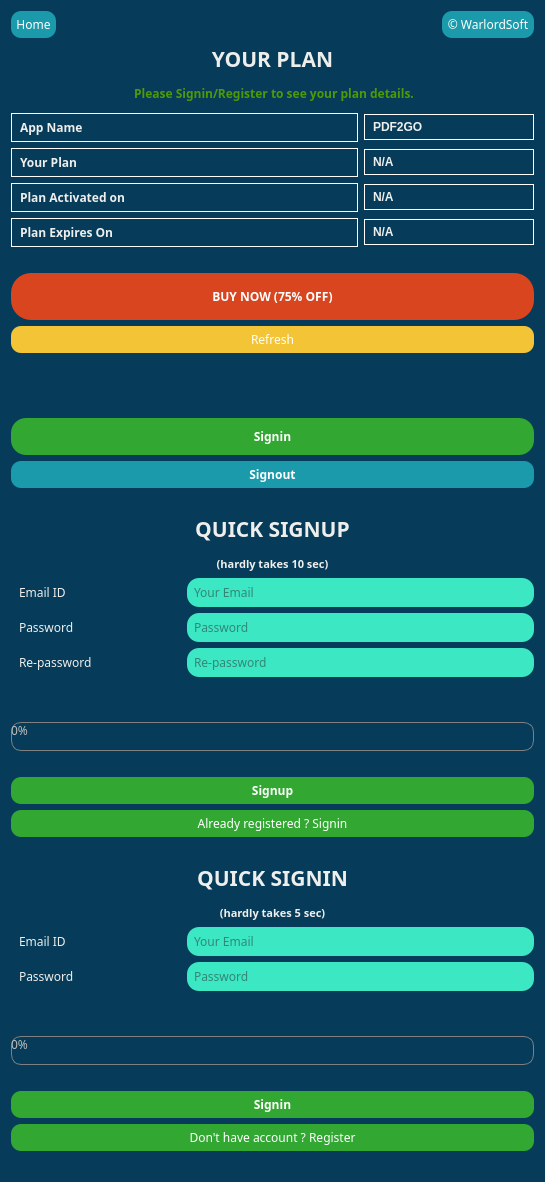
<?xml version="1.0" encoding="UTF-8"?>
<ui version="4.0">
 <class>LoginForm</class>
 <widget class="QWidget" name="LoginForm">
  <property name="geometry">
   <rect>
    <x>0</x>
    <y>0</y>
    <width>545</width>
    <height>1132</height>
   </rect>
  </property>
  <property name="font">
   <font>
    <family>Sans</family>
   </font>
  </property>
  <property name="windowTitle">
   <string>Form</string>
  </property>
  <property name="styleSheet">
   <string notr="true">background-color: qlineargradient(spread:pad, x1:0, y1:0, x2:1, y2:1, stop:0 rgba(6, 60, 89, 1), stop:0.521368 rgba(6, 60, 89, 1));
border-radius: 10px;</string>
  </property>
  <layout class="QVBoxLayout" name="verticalLayout_2">
   <item>
    <layout class="QGridLayout" name="gridLayout_2">
     <item row="0" column="1">
      <spacer name="horizontalSpacer_3">
       <property name="orientation">
        <enum>Qt::Horizontal</enum>
       </property>
       <property name="sizeType">
        <enum>QSizePolicy::Expanding</enum>
       </property>
       <property name="sizeHint" stdset="0">
        <size>
         <width>40</width>
         <height>20</height>
        </size>
       </property>
      </spacer>
     </item>
     <item row="0" column="0">
      <widget class="QPushButton" name="home_button">
       <property name="sizePolicy">
        <sizepolicy hsizetype="Fixed" vsizetype="Fixed">
         <horstretch>0</horstretch>
         <verstretch>0</verstretch>
        </sizepolicy>
       </property>
       <property name="cursor">
        <cursorShape>PointingHandCursor</cursorShape>
       </property>
       <property name="focusPolicy">
        <enum>Qt::NoFocus</enum>
       </property>
       <property name="styleSheet">
        <string notr="true">QPushButton {
	padding: 5px;
	border-radius: 10px;
	background-color: rgb(27, 154, 171);
	color: white;
}
QPushButton:hover {	
	background-color: rgba(50, 168, 50, 1);
}
QPushButton:disabled {	
	background-color: rgb(109, 117, 130);
}</string>
       </property>
       <property name="text">
        <string>Home</string>
       </property>
      </widget>
     </item>
     <item row="0" column="2">
      <widget class="QPushButton" name="warlord_software_button">
       <property name="sizePolicy">
        <sizepolicy hsizetype="Fixed" vsizetype="Fixed">
         <horstretch>0</horstretch>
         <verstretch>0</verstretch>
        </sizepolicy>
       </property>
       <property name="cursor">
        <cursorShape>PointingHandCursor</cursorShape>
       </property>
       <property name="focusPolicy">
        <enum>Qt::NoFocus</enum>
       </property>
       <property name="styleSheet">
        <string notr="true">QPushButton {
	padding: 5px;
	border-radius: 10px;
	background-color: rgb(27, 154, 171);
	color: white;
}
QPushButton:hover {	
	background-color: rgba(50, 168, 50, 1);
}
QPushButton:disabled {	
	background-color: rgb(109, 117, 130);
}</string>
       </property>
       <property name="text">
        <string>© WarlordSoft</string>
       </property>
      </widget>
     </item>
    </layout>
   </item>
   <item>
    <layout class="QGridLayout" name="your_plan_gridLayout">
     <item row="4" column="2">
      <widget class="QLabel" name="purchase_plan_obj_2">
       <property name="sizePolicy">
        <sizepolicy hsizetype="Preferred" vsizetype="Fixed">
         <horstretch>0</horstretch>
         <verstretch>0</verstretch>
        </sizepolicy>
       </property>
       <property name="font">
        <font>
         <family>Ubuntu</family>
         <weight>75</weight>
         <bold>true</bold>
        </font>
       </property>
       <property name="cursor">
        <cursorShape>ArrowCursor</cursorShape>
       </property>
       <property name="layoutDirection">
        <enum>Qt::LeftToRight</enum>
       </property>
       <property name="styleSheet">
        <string notr="true">color: rgb(238, 238, 236);
font-weight:600;
qproperty-alignment: AlignCenter;
padding: 5px;
border: 1px solid white;
	border-radius: 0px;

</string>
       </property>
       <property name="text">
        <string>&lt;html&gt;&lt;head/&gt;&lt;body&gt;&lt;p align=&quot;justify&quot;&gt;&lt;span style=&quot; color:#eeeeec;&quot;&gt;N/A&lt;/span&gt;&lt;/p&gt;&lt;/body&gt;&lt;/html&gt;</string>
       </property>
      </widget>
     </item>
     <item row="7" column="2">
      <widget class="QLabel" name="expire_on_obj_2">
       <property name="sizePolicy">
        <sizepolicy hsizetype="Preferred" vsizetype="Fixed">
         <horstretch>0</horstretch>
         <verstretch>0</verstretch>
        </sizepolicy>
       </property>
       <property name="font">
        <font>
         <family>Ubuntu</family>
         <weight>75</weight>
         <bold>true</bold>
        </font>
       </property>
       <property name="layoutDirection">
        <enum>Qt::LeftToRight</enum>
       </property>
       <property name="styleSheet">
        <string notr="true">color: rgb(238, 238, 236);
font-weight:600;
qproperty-alignment: AlignCenter;
padding: 5px;
border: 1px solid white;
	border-radius: 0px;

</string>
       </property>
       <property name="text">
        <string>&lt;html&gt;&lt;head/&gt;&lt;body&gt;&lt;p align=&quot;justify&quot;&gt;&lt;span style=&quot; color:#eeeeec;&quot;&gt;N/A&lt;/span&gt;&lt;/p&gt;&lt;/body&gt;&lt;/html&gt;</string>
       </property>
      </widget>
     </item>
     <item row="1" column="0" colspan="3">
      <widget class="QLabel" name="hello_user_email_obj_2">
       <property name="sizePolicy">
        <sizepolicy hsizetype="Preferred" vsizetype="Preferred">
         <horstretch>0</horstretch>
         <verstretch>0</verstretch>
        </sizepolicy>
       </property>
       <property name="styleSheet">
        <string notr="true">qproperty-alignment: AlignCenter;
color: rgb(138, 226, 52);
font-weight:600;
padding: 5px;
</string>
       </property>
       <property name="text">
        <string>&lt;html&gt;&lt;head/&gt;&lt;body&gt;&lt;p align=&quot;center&quot;&gt;&lt;span style=&quot; color:#4e9a06;&quot;&gt;Please Signin/Register to see your plan details.&lt;/span&gt;&lt;/p&gt;&lt;/body&gt;&lt;/html&gt;</string>
       </property>
      </widget>
     </item>
     <item row="12" column="0" colspan="3">
      <widget class="QPushButton" name="refresh_button">
       <property name="sizePolicy">
        <sizepolicy hsizetype="Preferred" vsizetype="Fixed">
         <horstretch>0</horstretch>
         <verstretch>0</verstretch>
        </sizepolicy>
       </property>
       <property name="cursor">
        <cursorShape>PointingHandCursor</cursorShape>
       </property>
       <property name="focusPolicy">
        <enum>Qt::NoFocus</enum>
       </property>
       <property name="styleSheet">
        <string notr="true">QPushButton {
	padding: 5px;
	background-color: rgba(243, 196, 54, 1);
	border-radius: 10px;
color: white;
}
QPushButton:hover {	
	background-color: rgba(253, 191, 2, 1);

}</string>
       </property>
       <property name="text">
        <string>Refresh</string>
       </property>
      </widget>
     </item>
     <item row="13" column="0" colspan="3">
      <spacer name="horizontalSpacer">
       <property name="orientation">
        <enum>Qt::Horizontal</enum>
       </property>
       <property name="sizeType">
        <enum>QSizePolicy::Preferred</enum>
       </property>
       <property name="sizeHint" stdset="0">
        <size>
         <width>40</width>
         <height>20</height>
        </size>
       </property>
      </spacer>
     </item>
     <item row="10" column="0" colspan="3">
      <spacer name="horizontalSpacer_2">
       <property name="orientation">
        <enum>Qt::Horizontal</enum>
       </property>
       <property name="sizeType">
        <enum>QSizePolicy::Preferred</enum>
       </property>
       <property name="sizeHint" stdset="0">
        <size>
         <width>40</width>
         <height>20</height>
        </size>
       </property>
      </spacer>
     </item>
     <item row="0" column="0" colspan="3">
      <widget class="QLabel" name="your_plan_2">
       <property name="sizePolicy">
        <sizepolicy hsizetype="Preferred" vsizetype="Preferred">
         <horstretch>0</horstretch>
         <verstretch>0</verstretch>
        </sizepolicy>
       </property>
       <property name="font">
        <font>
         <family>Sans</family>
        </font>
       </property>
       <property name="layoutDirection">
        <enum>Qt::LeftToRight</enum>
       </property>
       <property name="styleSheet">
        <string notr="true"/>
       </property>
       <property name="text">
        <string>&lt;html&gt;&lt;head/&gt;&lt;body&gt;&lt;p align=&quot;center&quot;&gt;&lt;span style=&quot; font-size:16pt; font-weight:600; color:#eeeeec;&quot;&gt;YOUR PLAN&lt;/span&gt;&lt;/p&gt;&lt;/body&gt;&lt;/html&gt;</string>
       </property>
      </widget>
     </item>
     <item row="11" column="0" colspan="3">
      <widget class="QPushButton" name="purchase_now_button_2">
       <property name="sizePolicy">
        <sizepolicy hsizetype="Preferred" vsizetype="Fixed">
         <horstretch>0</horstretch>
         <verstretch>0</verstretch>
        </sizepolicy>
       </property>
       <property name="cursor">
        <cursorShape>PointingHandCursor</cursorShape>
       </property>
       <property name="focusPolicy">
        <enum>Qt::NoFocus</enum>
       </property>
       <property name="styleSheet">
        <string notr="true">QPushButton {
	padding: 15px;
	background-color: rgba(216, 69, 31, 1);
	border-radius: 20px;
	color: white;
	font-weight: bold;
}
QPushButton:hover {	
	background-color: rgba(255, 52, 0, 1);

}</string>
       </property>
       <property name="text">
        <string>BUY NOW (75% OFF)</string>
       </property>
      </widget>
     </item>
     <item row="18" column="0" colspan="3">
      <widget class="QPushButton" name="log_out_button_obj_2">
       <property name="sizePolicy">
        <sizepolicy hsizetype="Preferred" vsizetype="Fixed">
         <horstretch>0</horstretch>
         <verstretch>0</verstretch>
        </sizepolicy>
       </property>
       <property name="cursor">
        <cursorShape>PointingHandCursor</cursorShape>
       </property>
       <property name="focusPolicy">
        <enum>Qt::NoFocus</enum>
       </property>
       <property name="styleSheet">
        <string notr="true">QPushButton {
	padding: 5px;
	background-color: rgb(27, 154, 171);
	border-radius: 10px;
color: white;
	font-weight: bold;

}
QPushButton:hover {	
	background-color: rgba(50, 168, 50, 1);

}</string>
       </property>
       <property name="text">
        <string>Signout</string>
       </property>
      </widget>
     </item>
     <item row="6" column="2">
      <widget class="QLabel" name="activation_date_obj_2">
       <property name="sizePolicy">
        <sizepolicy hsizetype="Preferred" vsizetype="Fixed">
         <horstretch>0</horstretch>
         <verstretch>0</verstretch>
        </sizepolicy>
       </property>
       <property name="font">
        <font>
         <family>Ubuntu</family>
         <weight>75</weight>
         <bold>true</bold>
        </font>
       </property>
       <property name="layoutDirection">
        <enum>Qt::LeftToRight</enum>
       </property>
       <property name="styleSheet">
        <string notr="true">color: rgb(238, 238, 236);
font-weight:600;
qproperty-alignment: AlignCenter;
padding: 5px;
border: 1px solid white;
	border-radius: 0px;

</string>
       </property>
       <property name="text">
        <string>&lt;html&gt;&lt;head/&gt;&lt;body&gt;&lt;p align=&quot;justify&quot;&gt;&lt;span style=&quot; color:#eeeeec;&quot;&gt;N/A&lt;/span&gt;&lt;/p&gt;&lt;/body&gt;&lt;/html&gt;</string>
       </property>
      </widget>
     </item>
     <item row="16" column="0" colspan="3">
      <widget class="QPushButton" name="login_from_your_plan">
       <property name="sizePolicy">
        <sizepolicy hsizetype="Preferred" vsizetype="Fixed">
         <horstretch>0</horstretch>
         <verstretch>0</verstretch>
        </sizepolicy>
       </property>
       <property name="cursor">
        <cursorShape>PointingHandCursor</cursorShape>
       </property>
       <property name="styleSheet">
        <string notr="true">QPushButton {
	padding: 10px;
	background-color: rgba(50, 168, 50, 1);
	border-radius: 15px;
color: white;
	font-weight: bold;

}
QPushButton:hover {	
	background-color: rgb(27, 154, 171);

}</string>
       </property>
       <property name="text">
        <string>Signin</string>
       </property>
       <property name="autoDefault">
        <bool>false</bool>
       </property>
      </widget>
     </item>
     <item row="14" column="0" colspan="3">
      <widget class="QLabel" name="refresh_error">
       <property name="sizePolicy">
        <sizepolicy hsizetype="Preferred" vsizetype="Fixed">
         <horstretch>0</horstretch>
         <verstretch>0</verstretch>
        </sizepolicy>
       </property>
       <property name="autoFillBackground">
        <bool>false</bool>
       </property>
       <property name="styleSheet">
        <string notr="true">color: rgb(239, 41, 41);
qproperty-alignment: AlignCenter;
</string>
       </property>
       <property name="text">
        <string>&lt;html&gt;&lt;head/&gt;&lt;body&gt;&lt;p align=&quot;center&quot;&gt;&lt;span style=&quot; color:#ef2929;&quot;&gt;&lt;br/&gt;&lt;/span&gt;&lt;/p&gt;&lt;/body&gt;&lt;/html&gt;</string>
       </property>
      </widget>
     </item>
     <item row="4" column="0" colspan="2">
      <widget class="QLabel" name="label_10">
       <property name="sizePolicy">
        <sizepolicy hsizetype="Preferred" vsizetype="Fixed">
         <horstretch>0</horstretch>
         <verstretch>0</verstretch>
        </sizepolicy>
       </property>
       <property name="styleSheet">
        <string notr="true">
	padding: 5px;
	background-color: rgba(6, 60, 89, 1);
border: 1px solid white;
	border-radius: 0px;</string>
       </property>
       <property name="text">
        <string>&lt;html&gt;&lt;head/&gt;&lt;body&gt;&lt;p&gt;&lt;span style=&quot; font-weight:600; color:#eeeeec;&quot;&gt;Your Plan&lt;/span&gt;&lt;/p&gt;&lt;/body&gt;&lt;/html&gt;</string>
       </property>
      </widget>
     </item>
     <item row="6" column="0" colspan="2">
      <widget class="QLabel" name="label_9">
       <property name="sizePolicy">
        <sizepolicy hsizetype="Preferred" vsizetype="Fixed">
         <horstretch>0</horstretch>
         <verstretch>0</verstretch>
        </sizepolicy>
       </property>
       <property name="styleSheet">
        <string notr="true">
	padding: 5px;
	background-color: rgba(6, 60, 89, 1);
border: 1px solid white;
	border-radius: 0px;</string>
       </property>
       <property name="text">
        <string>&lt;html&gt;&lt;head/&gt;&lt;body&gt;&lt;p&gt;&lt;span style=&quot; font-weight:600; color:#eeeeec;&quot;&gt;Plan Activated on&lt;/span&gt;&lt;/p&gt;&lt;/body&gt;&lt;/html&gt;</string>
       </property>
      </widget>
     </item>
     <item row="7" column="0" colspan="2">
      <widget class="QLabel" name="label_8">
       <property name="sizePolicy">
        <sizepolicy hsizetype="Preferred" vsizetype="Fixed">
         <horstretch>0</horstretch>
         <verstretch>0</verstretch>
        </sizepolicy>
       </property>
       <property name="styleSheet">
        <string notr="true">
	padding: 5px;
	background-color: rgba(6, 60, 89, 1);
border: 1px solid white;
	border-radius: 0px;</string>
       </property>
       <property name="text">
        <string>&lt;html&gt;&lt;head/&gt;&lt;body&gt;&lt;p&gt;&lt;span style=&quot; font-weight:600; color:#eeeeec;&quot;&gt;Plan Expires On&lt;/span&gt;&lt;/p&gt;&lt;/body&gt;&lt;/html&gt;</string>
       </property>
      </widget>
     </item>
     <item row="3" column="2">
      <widget class="QLabel" name="product_name">
       <property name="sizePolicy">
        <sizepolicy hsizetype="Preferred" vsizetype="Fixed">
         <horstretch>0</horstretch>
         <verstretch>0</verstretch>
        </sizepolicy>
       </property>
       <property name="font">
        <font>
         <family>Ubuntu</family>
         <weight>75</weight>
         <bold>true</bold>
        </font>
       </property>
       <property name="cursor">
        <cursorShape>ArrowCursor</cursorShape>
       </property>
       <property name="layoutDirection">
        <enum>Qt::LeftToRight</enum>
       </property>
       <property name="styleSheet">
        <string notr="true">color: rgb(238, 238, 236);
font-weight:600;
qproperty-alignment: AlignCenter;
padding: 5px;
	border: 1px solid white;
	border-radius: 0px;

</string>
       </property>
       <property name="text">
        <string>&lt;html&gt;&lt;head/&gt;&lt;body&gt;&lt;p align=&quot;justify&quot;&gt;&lt;span style=&quot; color:#eeeeec;&quot;&gt;PDF2GO&lt;/span&gt;&lt;/p&gt;&lt;/body&gt;&lt;/html&gt;</string>
       </property>
      </widget>
     </item>
     <item row="3" column="0" colspan="2">
      <widget class="QLabel" name="label_14">
       <property name="sizePolicy">
        <sizepolicy hsizetype="Preferred" vsizetype="Fixed">
         <horstretch>0</horstretch>
         <verstretch>0</verstretch>
        </sizepolicy>
       </property>
       <property name="styleSheet">
        <string notr="true">
	padding: 5px;
	background-color: rgba(6, 60, 89, 1);
	border: 1px solid white;
	border-radius: 0px;</string>
       </property>
       <property name="text">
        <string>&lt;html&gt;&lt;head/&gt;&lt;body&gt;&lt;p&gt;&lt;span style=&quot; font-weight:600; color:#eeeeec;&quot;&gt;App Name&lt;/span&gt;&lt;/p&gt;&lt;/body&gt;&lt;/html&gt;</string>
       </property>
      </widget>
     </item>
    </layout>
   </item>
   <item>
    <layout class="QGridLayout" name="register_gridLayout_2">
     <item row="3" column="0">
      <widget class="QLabel" name="label_3">
       <property name="sizePolicy">
        <sizepolicy hsizetype="Preferred" vsizetype="Fixed">
         <horstretch>0</horstretch>
         <verstretch>0</verstretch>
        </sizepolicy>
       </property>
       <property name="styleSheet">
        <string notr="true">
	padding: 5px;
	background-color: rgba(6, 60, 89, 1);
</string>
       </property>
       <property name="text">
        <string>&lt;html&gt;&lt;head/&gt;&lt;body&gt;&lt;p align=&quot;justify&quot;&gt;&lt;span style=&quot; color:#eeeeec;&quot;&gt;Email ID&lt;/span&gt;&lt;/p&gt;&lt;/body&gt;&lt;/html&gt;</string>
       </property>
      </widget>
     </item>
     <item row="4" column="1" colspan="2">
      <widget class="QLineEdit" name="register_password_obj">
       <property name="sizePolicy">
        <sizepolicy hsizetype="Preferred" vsizetype="Fixed">
         <horstretch>0</horstretch>
         <verstretch>0</verstretch>
        </sizepolicy>
       </property>
       <property name="styleSheet">
        <string notr="true">QLineEdit {
	padding: 5px;
	color: rgb(40, 40, 40);
	background-color: rgb(60, 231, 195);

	border-radius: 12px;
}
</string>
       </property>
       <property name="placeholderText">
        <string>Password</string>
       </property>
      </widget>
     </item>
     <item row="0" column="0" colspan="3">
      <spacer name="horizontalSpacer_7">
       <property name="orientation">
        <enum>Qt::Horizontal</enum>
       </property>
       <property name="sizeType">
        <enum>QSizePolicy::Preferred</enum>
       </property>
       <property name="sizeHint" stdset="0">
        <size>
         <width>40</width>
         <height>20</height>
        </size>
       </property>
      </spacer>
     </item>
     <item row="4" column="0">
      <widget class="QLabel" name="label_11">
       <property name="sizePolicy">
        <sizepolicy hsizetype="Preferred" vsizetype="Fixed">
         <horstretch>0</horstretch>
         <verstretch>0</verstretch>
        </sizepolicy>
       </property>
       <property name="styleSheet">
        <string notr="true">
	padding: 5px;
	background-color: rgba(6, 60, 89, 1);
</string>
       </property>
       <property name="text">
        <string>&lt;html&gt;&lt;head/&gt;&lt;body&gt;&lt;p align=&quot;justify&quot;&gt;&lt;span style=&quot; color:#eeeeec;&quot;&gt;Password&lt;/span&gt;&lt;/p&gt;&lt;/body&gt;&lt;/html&gt;</string>
       </property>
      </widget>
     </item>
     <item row="7" column="0" colspan="3">
      <widget class="QProgressBar" name="register_progressBar">
       <property name="enabled">
        <bool>false</bool>
       </property>
       <property name="sizePolicy">
        <sizepolicy hsizetype="Preferred" vsizetype="Fixed">
         <horstretch>0</horstretch>
         <verstretch>0</verstretch>
        </sizepolicy>
       </property>
       <property name="cursor">
        <cursorShape>ArrowCursor</cursorShape>
       </property>
       <property name="autoFillBackground">
        <bool>false</bool>
       </property>
       <property name="styleSheet">
        <string notr="true">QProgressBar:horizontal {
border: 1px solid gray;
border-radius: 10px;
background: rgba(6, 60, 89, 1);
padding: 1px;

}
QProgressBar::chunk:horizontal {
background: qlineargradient(x1: 0, y1: 0.5, x2: 1, y2: 0.5, stop: 0 rgb(60, 231, 195), stop: 1 rgb(60, 231, 195));
border-radius: 10px;

}
</string>
       </property>
       <property name="minimum">
        <number>0</number>
       </property>
       <property name="maximum">
        <number>100</number>
       </property>
       <property name="value">
        <number>0</number>
       </property>
      </widget>
     </item>
     <item row="5" column="1" colspan="2">
      <widget class="QLineEdit" name="register_re_password_obj">
       <property name="sizePolicy">
        <sizepolicy hsizetype="Preferred" vsizetype="Fixed">
         <horstretch>0</horstretch>
         <verstretch>0</verstretch>
        </sizepolicy>
       </property>
       <property name="styleSheet">
        <string notr="true">QLineEdit {
	padding: 5px;
	color: rgb(40, 40, 40);
	background-color: rgb(60, 231, 195);

	border-radius: 12px;
}
</string>
       </property>
       <property name="placeholderText">
        <string>Re-password</string>
       </property>
      </widget>
     </item>
     <item row="8" column="0" colspan="3">
      <spacer name="horizontalSpacer_8">
       <property name="orientation">
        <enum>Qt::Horizontal</enum>
       </property>
       <property name="sizeType">
        <enum>QSizePolicy::Preferred</enum>
       </property>
       <property name="sizeHint" stdset="0">
        <size>
         <width>40</width>
         <height>20</height>
        </size>
       </property>
      </spacer>
     </item>
     <item row="5" column="0">
      <widget class="QLabel" name="label_12">
       <property name="sizePolicy">
        <sizepolicy hsizetype="Preferred" vsizetype="Fixed">
         <horstretch>0</horstretch>
         <verstretch>0</verstretch>
        </sizepolicy>
       </property>
       <property name="styleSheet">
        <string notr="true">
	padding: 5px;
	background-color: rgba(6, 60, 89, 1);
</string>
       </property>
       <property name="text">
        <string>&lt;html&gt;&lt;head/&gt;&lt;body&gt;&lt;p align=&quot;justify&quot;&gt;&lt;span style=&quot; color:#eeeeec;&quot;&gt;Re-password&lt;/span&gt;&lt;/p&gt;&lt;/body&gt;&lt;/html&gt;</string>
       </property>
      </widget>
     </item>
     <item row="12" column="0" colspan="3">
      <widget class="QPushButton" name="already_registered_signin">
       <property name="sizePolicy">
        <sizepolicy hsizetype="Preferred" vsizetype="Fixed">
         <horstretch>0</horstretch>
         <verstretch>0</verstretch>
        </sizepolicy>
       </property>
       <property name="cursor">
        <cursorShape>PointingHandCursor</cursorShape>
       </property>
       <property name="focusPolicy">
        <enum>Qt::NoFocus</enum>
       </property>
       <property name="styleSheet">
        <string notr="true">QPushButton {
	padding: 5px;
	background-color: rgba(50, 168, 50, 1);
	border-radius: 10px;
color: white;
}
QPushButton:hover {	
	background-color: rgb(27, 154, 171);

}</string>
       </property>
       <property name="text">
        <string>Already registered ? Signin</string>
       </property>
      </widget>
     </item>
     <item row="3" column="1" colspan="2">
      <widget class="QLineEdit" name="register_email_id_obj">
       <property name="sizePolicy">
        <sizepolicy hsizetype="Preferred" vsizetype="Fixed">
         <horstretch>0</horstretch>
         <verstretch>0</verstretch>
        </sizepolicy>
       </property>
       <property name="styleSheet">
        <string notr="true">QLineEdit {
	padding: 5px;
	color: rgb(40, 40, 40);
	background-color: rgb(60, 231, 195);

	border-radius: 12px;
}
</string>
       </property>
       <property name="placeholderText">
        <string>Your Email</string>
       </property>
      </widget>
     </item>
     <item row="11" column="0" colspan="3">
      <widget class="QPushButton" name="register_button_obj">
       <property name="sizePolicy">
        <sizepolicy hsizetype="Preferred" vsizetype="Fixed">
         <horstretch>0</horstretch>
         <verstretch>0</verstretch>
        </sizepolicy>
       </property>
       <property name="cursor">
        <cursorShape>PointingHandCursor</cursorShape>
       </property>
       <property name="styleSheet">
        <string notr="true">QPushButton {
	padding: 5px;
	background-color: rgba(50, 168, 50, 1);
	border-radius: 10px;
color: white;
	font-weight: bold;

}
QPushButton:hover {	
	background-color: rgb(27, 154, 171);

}

QPushButton:disabled {	
	background-color: rgb(109, 117, 130);

}</string>
       </property>
       <property name="text">
        <string>Signup</string>
       </property>
       <property name="autoDefault">
        <bool>true</bool>
       </property>
      </widget>
     </item>
     <item row="1" column="0" colspan="3">
      <widget class="QLabel" name="register_obj">
       <property name="sizePolicy">
        <sizepolicy hsizetype="Preferred" vsizetype="Preferred">
         <horstretch>0</horstretch>
         <verstretch>0</verstretch>
        </sizepolicy>
       </property>
       <property name="font">
        <font>
         <family>Sans</family>
        </font>
       </property>
       <property name="layoutDirection">
        <enum>Qt::LeftToRight</enum>
       </property>
       <property name="styleSheet">
        <string notr="true"/>
       </property>
       <property name="text">
        <string>&lt;html&gt;&lt;head/&gt;&lt;body&gt;&lt;p align=&quot;center&quot;&gt;&lt;span style=&quot; font-size:16pt; font-weight:600; color:#eeeeec;&quot;&gt;QUICK SIGNUP&lt;/span&gt;&lt;/p&gt;&lt;p align=&quot;center&quot;&gt;&lt;span style=&quot; font-size:8pt; font-weight:600; color:#eeeeec;&quot;&gt;(hardly takes 10 sec)&lt;/span&gt;&lt;/p&gt;&lt;/body&gt;&lt;/html&gt;</string>
       </property>
      </widget>
     </item>
     <item row="6" column="1">
      <widget class="QLabel" name="register_error_message">
       <property name="sizePolicy">
        <sizepolicy hsizetype="Preferred" vsizetype="Preferred">
         <horstretch>0</horstretch>
         <verstretch>0</verstretch>
        </sizepolicy>
       </property>
       <property name="autoFillBackground">
        <bool>false</bool>
       </property>
       <property name="styleSheet">
        <string notr="true">color: rgb(239, 41, 41);
qproperty-alignment: AlignCenter;
</string>
       </property>
       <property name="text">
        <string>&lt;html&gt;&lt;head/&gt;&lt;body&gt;&lt;p align=&quot;center&quot;&gt;&lt;span style=&quot; color:#ef2929;&quot;&gt;&lt;br/&gt;&lt;/span&gt;&lt;/p&gt;&lt;/body&gt;&lt;/html&gt;</string>
       </property>
      </widget>
     </item>
    </layout>
   </item>
   <item>
    <layout class="QGridLayout" name="login_gridLayout">
     <item row="1" column="0" colspan="3">
      <widget class="QLabel" name="login_obj">
       <property name="sizePolicy">
        <sizepolicy hsizetype="Preferred" vsizetype="Preferred">
         <horstretch>0</horstretch>
         <verstretch>0</verstretch>
        </sizepolicy>
       </property>
       <property name="font">
        <font>
         <family>Sans</family>
        </font>
       </property>
       <property name="layoutDirection">
        <enum>Qt::LeftToRight</enum>
       </property>
       <property name="styleSheet">
        <string notr="true"/>
       </property>
       <property name="text">
        <string>&lt;html&gt;&lt;head/&gt;&lt;body&gt;&lt;p align=&quot;center&quot;&gt;&lt;span style=&quot; font-size:16pt; font-weight:600; color:#eeeeec;&quot;&gt;QUICK SIGNIN&lt;/span&gt;&lt;/p&gt;&lt;p align=&quot;center&quot;&gt;&lt;span style=&quot; font-size:16pt; font-weight:600; color:#eeeeec;&quot;/&gt;&lt;span style=&quot; font-size:8pt; font-weight:600; color:#eeeeec;&quot;&gt;(hardly takes 5 sec)&lt;/span&gt;&lt;/p&gt;&lt;/body&gt;&lt;/html&gt;</string>
       </property>
      </widget>
     </item>
     <item row="0" column="0" colspan="3">
      <spacer name="horizontalSpacer_9">
       <property name="orientation">
        <enum>Qt::Horizontal</enum>
       </property>
       <property name="sizeType">
        <enum>QSizePolicy::Preferred</enum>
       </property>
       <property name="sizeHint" stdset="0">
        <size>
         <width>40</width>
         <height>20</height>
        </size>
       </property>
      </spacer>
     </item>
     <item row="3" column="0">
      <widget class="QLabel" name="label_4">
       <property name="sizePolicy">
        <sizepolicy hsizetype="Preferred" vsizetype="Fixed">
         <horstretch>0</horstretch>
         <verstretch>0</verstretch>
        </sizepolicy>
       </property>
       <property name="styleSheet">
        <string notr="true">
	padding: 5px;
	background-color: rgba(6, 60, 89, 1);
</string>
       </property>
       <property name="text">
        <string>&lt;html&gt;&lt;head/&gt;&lt;body&gt;&lt;p align=&quot;justify&quot;&gt;&lt;span style=&quot; color:#eeeeec;&quot;&gt;Email ID&lt;/span&gt;&lt;/p&gt;&lt;/body&gt;&lt;/html&gt;</string>
       </property>
      </widget>
     </item>
     <item row="9" column="0" colspan="3">
      <widget class="QPushButton" name="dont_have_account_register">
       <property name="sizePolicy">
        <sizepolicy hsizetype="Preferred" vsizetype="Fixed">
         <horstretch>0</horstretch>
         <verstretch>0</verstretch>
        </sizepolicy>
       </property>
       <property name="cursor">
        <cursorShape>PointingHandCursor</cursorShape>
       </property>
       <property name="focusPolicy">
        <enum>Qt::NoFocus</enum>
       </property>
       <property name="styleSheet">
        <string notr="true">QPushButton {
	padding: 5px;
	background-color: rgba(50, 168, 50, 1);
	border-radius: 10px;
color: white;
}
QPushButton:hover {	
	background-color: rgb(27, 154, 171);

}</string>
       </property>
       <property name="text">
        <string>Don't have account ? Register</string>
       </property>
      </widget>
     </item>
     <item row="4" column="1" colspan="2">
      <widget class="QLineEdit" name="login_password_obj">
       <property name="sizePolicy">
        <sizepolicy hsizetype="Preferred" vsizetype="Fixed">
         <horstretch>0</horstretch>
         <verstretch>0</verstretch>
        </sizepolicy>
       </property>
       <property name="focusPolicy">
        <enum>Qt::StrongFocus</enum>
       </property>
       <property name="styleSheet">
        <string notr="true">QLineEdit {
	padding: 5px;
	color: rgb(40, 40, 40);
	background-color: rgb(60, 231, 195);

	border-radius: 12px;
}
</string>
       </property>
       <property name="placeholderText">
        <string>Password</string>
       </property>
      </widget>
     </item>
     <item row="8" column="0" colspan="3">
      <widget class="QPushButton" name="login_from_login">
       <property name="sizePolicy">
        <sizepolicy hsizetype="Preferred" vsizetype="Fixed">
         <horstretch>0</horstretch>
         <verstretch>0</verstretch>
        </sizepolicy>
       </property>
       <property name="cursor">
        <cursorShape>PointingHandCursor</cursorShape>
       </property>
       <property name="styleSheet">
        <string notr="true">QPushButton {
	padding: 5px;
	background-color: rgba(50, 168, 50, 1);
	border-radius: 10px;
color: white;
	font-weight: bold;

}
QPushButton:hover {	
	background-color: rgb(27, 154, 171);

}
QPushButton:disabled {	
	background-color: rgb(109, 117, 130);

}</string>
       </property>
       <property name="text">
        <string>Signin</string>
       </property>
       <property name="autoDefault">
        <bool>false</bool>
       </property>
       <property name="default">
        <bool>true</bool>
       </property>
      </widget>
     </item>
     <item row="7" column="0" colspan="3">
      <spacer name="horizontalSpacer_10">
       <property name="orientation">
        <enum>Qt::Horizontal</enum>
       </property>
       <property name="sizeType">
        <enum>QSizePolicy::Preferred</enum>
       </property>
       <property name="sizeHint" stdset="0">
        <size>
         <width>40</width>
         <height>20</height>
        </size>
       </property>
      </spacer>
     </item>
     <item row="3" column="1" colspan="2">
      <widget class="QLineEdit" name="login_email_obj">
       <property name="sizePolicy">
        <sizepolicy hsizetype="Preferred" vsizetype="Fixed">
         <horstretch>0</horstretch>
         <verstretch>0</verstretch>
        </sizepolicy>
       </property>
       <property name="focusPolicy">
        <enum>Qt::StrongFocus</enum>
       </property>
       <property name="styleSheet">
        <string notr="true">QLineEdit {
	padding: 5px;
	color: rgb(40, 40, 40);
	background-color: rgb(60, 231, 195);

	border-radius: 12px;
}
</string>
       </property>
       <property name="placeholderText">
        <string>Your Email</string>
       </property>
       <property name="clearButtonEnabled">
        <bool>false</bool>
       </property>
      </widget>
     </item>
     <item row="4" column="0">
      <widget class="QLabel" name="label_13">
       <property name="sizePolicy">
        <sizepolicy hsizetype="Preferred" vsizetype="Fixed">
         <horstretch>0</horstretch>
         <verstretch>0</verstretch>
        </sizepolicy>
       </property>
       <property name="styleSheet">
        <string notr="true">
	padding: 5px;
	background-color: rgba(6, 60, 89, 1);
</string>
       </property>
       <property name="text">
        <string>&lt;html&gt;&lt;head/&gt;&lt;body&gt;&lt;p align=&quot;justify&quot;&gt;&lt;span style=&quot; color:#eeeeec;&quot;&gt;Password&lt;/span&gt;&lt;/p&gt;&lt;/body&gt;&lt;/html&gt;</string>
       </property>
      </widget>
     </item>
     <item row="6" column="0" colspan="3">
      <widget class="QProgressBar" name="login_progressBar_2">
       <property name="enabled">
        <bool>false</bool>
       </property>
       <property name="sizePolicy">
        <sizepolicy hsizetype="Preferred" vsizetype="Fixed">
         <horstretch>0</horstretch>
         <verstretch>0</verstretch>
        </sizepolicy>
       </property>
       <property name="cursor">
        <cursorShape>ArrowCursor</cursorShape>
       </property>
       <property name="autoFillBackground">
        <bool>false</bool>
       </property>
       <property name="styleSheet">
        <string notr="true">QProgressBar:horizontal {
border: 1px solid gray;
border-radius: 10px;
background: rgba(6, 60, 89, 1);
padding: 1px;

}
QProgressBar::chunk:horizontal {
background: qlineargradient(x1: 0, y1: 0.5, x2: 1, y2: 0.5, stop: 0 rgb(60, 231, 195), stop: 1 rgb(60, 231, 195));
border-radius: 10px;

}
</string>
       </property>
       <property name="minimum">
        <number>0</number>
       </property>
       <property name="maximum">
        <number>100</number>
       </property>
       <property name="value">
        <number>0</number>
       </property>
      </widget>
     </item>
     <item row="5" column="1">
      <widget class="QLabel" name="login_error_message_2">
       <property name="sizePolicy">
        <sizepolicy hsizetype="Preferred" vsizetype="Fixed">
         <horstretch>0</horstretch>
         <verstretch>0</verstretch>
        </sizepolicy>
       </property>
       <property name="autoFillBackground">
        <bool>false</bool>
       </property>
       <property name="styleSheet">
        <string notr="true">color: rgb(239, 41, 41);
qproperty-alignment: AlignCenter;
</string>
       </property>
       <property name="text">
        <string>&lt;html&gt;&lt;head/&gt;&lt;body&gt;&lt;p align=&quot;center&quot;&gt;&lt;span style=&quot; color:#ef2929;&quot;&gt;&lt;br/&gt;&lt;/span&gt;&lt;/p&gt;&lt;/body&gt;&lt;/html&gt;</string>
       </property>
      </widget>
     </item>
    </layout>
   </item>
   <item>
    <spacer name="horizontalSpacer_12">
     <property name="orientation">
      <enum>Qt::Horizontal</enum>
     </property>
     <property name="sizeType">
      <enum>QSizePolicy::Preferred</enum>
     </property>
     <property name="sizeHint" stdset="0">
      <size>
       <width>40</width>
       <height>20</height>
      </size>
     </property>
    </spacer>
   </item>
  </layout>
 </widget>
 <resources/>
 <connections/>
</ui>
